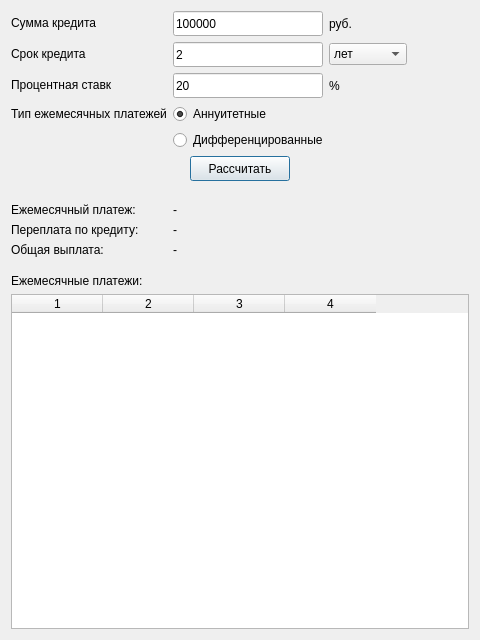
<?xml version="1.0" encoding="UTF-8"?>
<ui version="4.0">
 <class>CreditWindow</class>
 <widget class="QDialog" name="CreditWindow">
  <property name="geometry">
   <rect>
    <x>0</x>
    <y>0</y>
    <width>480</width>
    <height>640</height>
   </rect>
  </property>
  <property name="sizePolicy">
   <sizepolicy hsizetype="Fixed" vsizetype="Fixed">
    <horstretch>0</horstretch>
    <verstretch>0</verstretch>
   </sizepolicy>
  </property>
  <property name="minimumSize">
   <size>
    <width>480</width>
    <height>640</height>
   </size>
  </property>
  <property name="maximumSize">
   <size>
    <width>480</width>
    <height>640</height>
   </size>
  </property>
  <property name="windowTitle">
   <string>CreditCalc</string>
  </property>
  <layout class="QFormLayout" name="formLayout">
   <item row="0" column="0">
    <widget class="QLabel" name="label">
     <property name="text">
      <string>Сумма кредита</string>
     </property>
    </widget>
   </item>
   <item row="0" column="1">
    <layout class="QHBoxLayout" name="horizontalLayout">
     <item>
      <widget class="QLineEdit" name="lineSum">
       <property name="minimumSize">
        <size>
         <width>150</width>
         <height>25</height>
        </size>
       </property>
       <property name="maximumSize">
        <size>
         <width>150</width>
         <height>25</height>
        </size>
       </property>
       <property name="text">
        <string>100000</string>
       </property>
      </widget>
     </item>
     <item>
      <widget class="QLabel" name="label_2">
       <property name="text">
        <string>руб.</string>
       </property>
      </widget>
     </item>
     <item>
      <spacer name="horizontalSpacer_3">
       <property name="orientation">
        <enum>Qt::Horizontal</enum>
       </property>
       <property name="sizeHint" stdset="0">
        <size>
         <width>40</width>
         <height>20</height>
        </size>
       </property>
      </spacer>
     </item>
    </layout>
   </item>
   <item row="1" column="0">
    <widget class="QLabel" name="label_3">
     <property name="text">
      <string>Срок кредита</string>
     </property>
    </widget>
   </item>
   <item row="1" column="1">
    <layout class="QHBoxLayout" name="horizontalLayout_2">
     <item>
      <widget class="QLineEdit" name="lineTime">
       <property name="minimumSize">
        <size>
         <width>150</width>
         <height>25</height>
        </size>
       </property>
       <property name="maximumSize">
        <size>
         <width>150</width>
         <height>25</height>
        </size>
       </property>
       <property name="text">
        <string>2</string>
       </property>
      </widget>
     </item>
     <item>
      <widget class="QComboBox" name="comboBox">
       <item>
        <property name="text">
         <string>лет</string>
        </property>
       </item>
       <item>
        <property name="text">
         <string>месяцев</string>
        </property>
       </item>
      </widget>
     </item>
     <item>
      <spacer name="horizontalSpacer_2">
       <property name="orientation">
        <enum>Qt::Horizontal</enum>
       </property>
       <property name="sizeHint" stdset="0">
        <size>
         <width>40</width>
         <height>20</height>
        </size>
       </property>
      </spacer>
     </item>
    </layout>
   </item>
   <item row="2" column="0">
    <widget class="QLabel" name="label_4">
     <property name="text">
      <string>Процентная ставк</string>
     </property>
    </widget>
   </item>
   <item row="2" column="1">
    <layout class="QHBoxLayout" name="horizontalLayout_3">
     <item>
      <widget class="QLineEdit" name="linePercent">
       <property name="minimumSize">
        <size>
         <width>150</width>
         <height>25</height>
        </size>
       </property>
       <property name="maximumSize">
        <size>
         <width>150</width>
         <height>25</height>
        </size>
       </property>
       <property name="text">
        <string>20</string>
       </property>
      </widget>
     </item>
     <item>
      <widget class="QLabel" name="label_5">
       <property name="text">
        <string>%</string>
       </property>
      </widget>
     </item>
     <item>
      <spacer name="horizontalSpacer">
       <property name="orientation">
        <enum>Qt::Horizontal</enum>
       </property>
       <property name="sizeHint" stdset="0">
        <size>
         <width>40</width>
         <height>20</height>
        </size>
       </property>
      </spacer>
     </item>
    </layout>
   </item>
   <item row="3" column="0">
    <widget class="QLabel" name="label_6">
     <property name="text">
      <string>Тип ежемесячных платежей</string>
     </property>
    </widget>
   </item>
   <item row="3" column="1">
    <widget class="QRadioButton" name="radioButton_anuit">
     <property name="text">
      <string>Аннуитетные</string>
     </property>
     <property name="checked">
      <bool>true</bool>
     </property>
    </widget>
   </item>
   <item row="4" column="0">
    <widget class="QLabel" name="label_7">
     <property name="text">
      <string/>
     </property>
    </widget>
   </item>
   <item row="4" column="1">
    <widget class="QRadioButton" name="radioButton_diff">
     <property name="text">
      <string>Дифференцированные</string>
     </property>
    </widget>
   </item>
   <item row="5" column="0" colspan="2">
    <layout class="QHBoxLayout" name="horizontalLayout_5">
     <property name="sizeConstraint">
      <enum>QLayout::SetMaximumSize</enum>
     </property>
     <item alignment="Qt::AlignHCenter">
      <widget class="QPushButton" name="pushButton">
       <property name="sizePolicy">
        <sizepolicy hsizetype="Minimum" vsizetype="Minimum">
         <horstretch>0</horstretch>
         <verstretch>0</verstretch>
        </sizepolicy>
       </property>
       <property name="minimumSize">
        <size>
         <width>100</width>
         <height>25</height>
        </size>
       </property>
       <property name="maximumSize">
        <size>
         <width>100</width>
         <height>25</height>
        </size>
       </property>
       <property name="layoutDirection">
        <enum>Qt::LeftToRight</enum>
       </property>
       <property name="text">
        <string>Рассчитать</string>
       </property>
       <property name="default">
        <bool>false</bool>
       </property>
       <property name="flat">
        <bool>false</bool>
       </property>
      </widget>
     </item>
    </layout>
   </item>
   <item row="6" column="0" colspan="2">
    <spacer name="horizontalSpacer_4">
     <property name="orientation">
      <enum>Qt::Horizontal</enum>
     </property>
     <property name="sizeHint" stdset="0">
      <size>
       <width>480</width>
       <height>10</height>
      </size>
     </property>
    </spacer>
   </item>
   <item row="12" column="0" colspan="2">
    <widget class="QTableWidget" name="tableWidget">
     <property name="focusPolicy">
      <enum>Qt::ClickFocus</enum>
     </property>
     <property name="editTriggers">
      <set>QAbstractItemView::NoEditTriggers</set>
     </property>
     <property name="dragDropOverwriteMode">
      <bool>false</bool>
     </property>
     <property name="alternatingRowColors">
      <bool>true</bool>
     </property>
     <property name="selectionMode">
      <enum>QAbstractItemView::NoSelection</enum>
     </property>
     <property name="textElideMode">
      <enum>Qt::ElideMiddle</enum>
     </property>
     <property name="showGrid">
      <bool>false</bool>
     </property>
     <property name="rowCount">
      <number>0</number>
     </property>
     <property name="columnCount">
      <number>4</number>
     </property>
     <attribute name="horizontalHeaderDefaultSectionSize">
      <number>91</number>
     </attribute>
     <column/>
     <column/>
     <column/>
     <column/>
    </widget>
   </item>
   <item row="7" column="0">
    <widget class="QLabel" name="label_8">
     <property name="text">
      <string>Ежемесячный платеж: </string>
     </property>
    </widget>
   </item>
   <item row="7" column="1">
    <widget class="QLabel" name="pay_in_month">
     <property name="text">
      <string>-</string>
     </property>
    </widget>
   </item>
   <item row="8" column="0">
    <widget class="QLabel" name="label_10">
     <property name="text">
      <string>Переплата по кредиту:</string>
     </property>
    </widget>
   </item>
   <item row="8" column="1">
    <widget class="QLabel" name="overpay">
     <property name="text">
      <string>-</string>
     </property>
    </widget>
   </item>
   <item row="9" column="0">
    <widget class="QLabel" name="label_12">
     <property name="text">
      <string>Общая выплата:</string>
     </property>
    </widget>
   </item>
   <item row="9" column="1">
    <widget class="QLabel" name="total_pay">
     <property name="text">
      <string>-</string>
     </property>
    </widget>
   </item>
   <item row="11" column="0" colspan="2">
    <widget class="QLabel" name="label_9">
     <property name="text">
      <string>Ежемесячные платежи:</string>
     </property>
    </widget>
   </item>
   <item row="10" column="0" colspan="2">
    <spacer name="horizontalSpacer_5">
     <property name="orientation">
      <enum>Qt::Horizontal</enum>
     </property>
     <property name="sizeHint" stdset="0">
      <size>
       <width>40</width>
       <height>5</height>
      </size>
     </property>
    </spacer>
   </item>
  </layout>
 </widget>
 <tabstops>
  <tabstop>lineSum</tabstop>
  <tabstop>lineTime</tabstop>
  <tabstop>comboBox</tabstop>
  <tabstop>linePercent</tabstop>
  <tabstop>radioButton_anuit</tabstop>
  <tabstop>radioButton_diff</tabstop>
  <tabstop>pushButton</tabstop>
  <tabstop>tableWidget</tabstop>
 </tabstops>
 <resources/>
 <connections/>
</ui>
